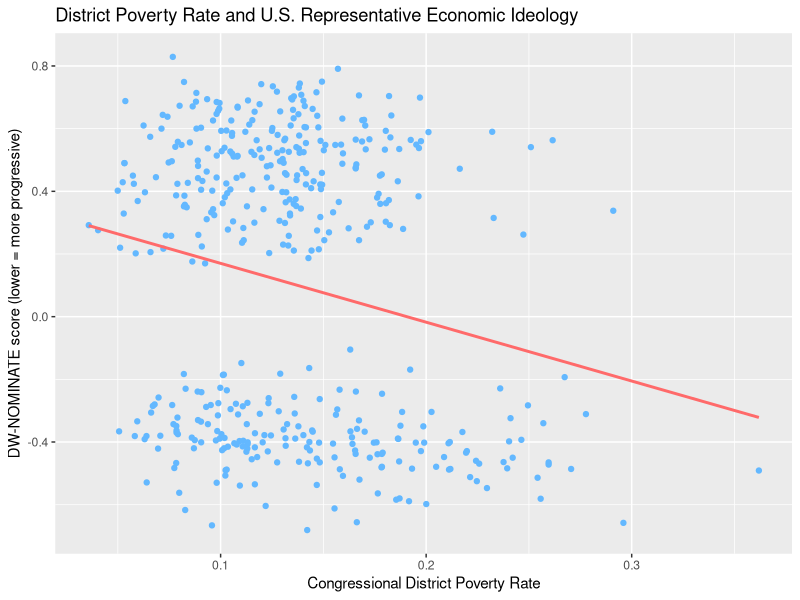

Reproduce this figure in R.
## ---- chunk 1

library(tidyverse)
congress_114 <- read_csv("H114_members.csv")
poverty_by_district <- read_csv("tab1_poverty_cd_2017.csv")

congress_114
poverty_by_district

district_poverty <- poverty_by_district |>
  select(district_id, poverty_rate)

district_poverty

## ---- chunk 2

congress_and_poverty <- congress_114 |>
  left_join(district_poverty) 

congress_and_poverty

cor(congress_and_poverty$poverty_rate, congress_and_poverty$nominate_dim1, use = "complete.obs")
  
## ---- chunk 3

scatterplot <- ggplot(congress_and_poverty, aes(x = poverty_rate, y = nominate_dim1)) +
  geom_point(color = "steelblue1") +
  labs(x = "Congressional District Poverty Rate",
       y = "DW-NOMINATE score (lower = more progressive)",
       title = "District Poverty Rate and U.S. Representative Economic Ideology") +
  geom_smooth(method = "lm", se = FALSE, color = "indianred1")

scatterplot

